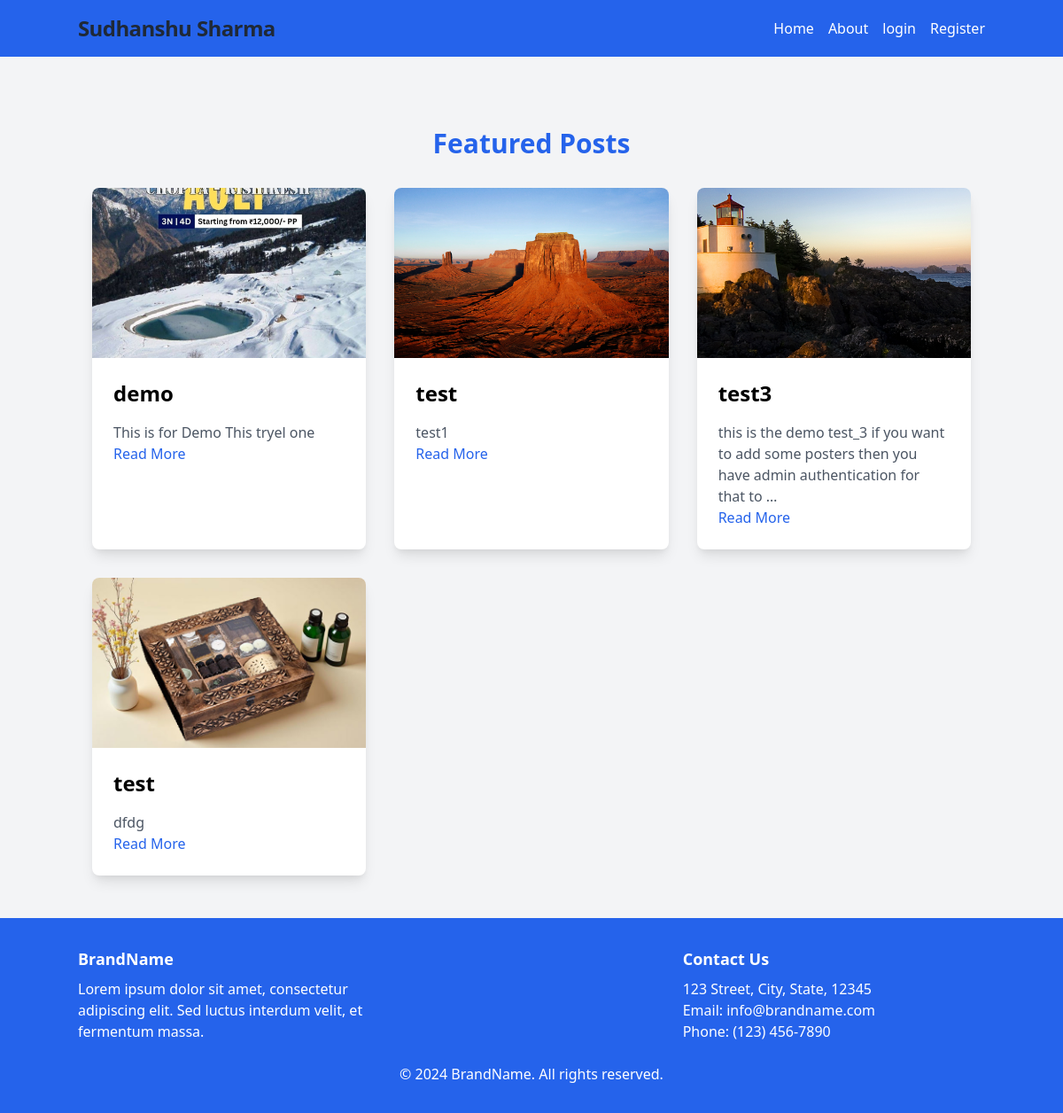
Screenshot of /blog/ with the database file from the repository.
### myapp1/models.py (models this page shows, shortened)
class BlogPost(models.Model):
    title = models.CharField(max_length=200)
    description = models.TextField()
    image = models.ImageField(upload_to='blog_images/')
    created_at = models.DateTimeField(auto_now_add=True)

### myapp1/views.py (the view)
# urls.py: path('blog/', views.blog_posts, name='blog_posts'),
def blog_posts(request):
    posts = BlogPost.objects.all()
    return render(request, 'blog.html', {'posts': posts})

### Templates/blog.html
{% extends 'base.html' %}
{% block thing %}
<section id="blog" class="py-12">
    <div class="max-w-screen-xl mx-auto px-4">
        <h2 class="text-3xl font-bold text-center text-blue-600 mb-8">Featured Posts</h2>
        <div class="grid grid-cols-1 sm:grid-cols-2 lg:grid-cols-3 gap-8">
            {% for post in posts %}
                <div class="bg-white shadow-lg rounded-lg overflow-hidden">
                    <img src="{{ post.image.url }}" alt="{{ post.title }}" class="w-full h-48 object-cover">
                    <div class="p-6">
                        <h3 class="text-2xl font-semibold">{{ post.title }}</h3>
                        <p class="mt-4 text-gray-600">{{ post.description|truncatewords:20 }}</p>
                        <a href="#" class="mt-4 text-blue-600">Read More</a>
                    </div>
                </div>
            {% endfor %}
        </div>
    </div>
</section>
{% endblock %}

### Templates/base.html (shortened to what this page needs)
<!DOCTYPE html>
<html lang="en">
<head>
    <link href="https://cdn.jsdelivr.net/npm/tailwindcss@2.2.19/dist/tailwind.min.css" rel="stylesheet">
</head>
<body class="bg-gray-100">
    <nav class="bg-blue-600 p-4">
        <div class="container mx-auto flex items-center justify-between">
               <div class="text-2xl font-bold text-gray-800 tracking-tight">
      Sudhanshu Sharma
    </div>
            <div class="hidden md:flex space-x-4">
                <a href="{% url 'home' %}"class="text-white hover:text-gray-200">Home</a>
                <a href="{% url 'about' %}" class="text-white hover:text-gray-200">About</a>
                <a href="{% url 'logout' %}" class="text-white hover:text-gray-200">login</a>
                <a href="{% url 'register' %}" class="text-white hover:text-gray-200">Register</a>
            </div>
        </div>
    </nav>
    <div class="container mx-auto mt-8">
        {% block thing %}
        {% endblock %}
    </div>
<footer class="bg-blue-600 text-white py-8">
    <div class="container mx-auto flex flex-wrap justify-between">
        <div class="w-full md:w-1/3 mb-6 md:mb-0">
            <h5 class="font-bold text-lg">BrandName</h5>
            <p class="mt-2">Lorem ipsum dolor sit amet, consectetur adipiscing elit. Sed luctus interdum velit, et fermentum massa.</p>
        </div>
        <div class="w-full md:w-1/3">
            <h5 class="font-bold text-lg">Contact Us</h5>
            <p class="mt-2">123 Street, City, State, 12345</p>
            <p>Email: info@brandname.com</p>
            <p>Phone: (123) 456-7890</p>
        </div>
    </div>
    <div class="container mx-auto text-center mt-6">
        <p>&copy; 2024 BrandName. All rights reserved.</p>
    </div>
</footer>
</body>
</html>
</body>
</html>

### rows the page displays
BlogPost: image (picture), title "demo", description "This is for Demo This tryel one"
BlogPost: image (picture), title "test", description "test1"
BlogPost: image (picture), title "test3", description "this is the demo test_3 if you want to add some posters then you have admin authentication for that to …"
BlogPost: image (picture), title "test", description "dfdg"
